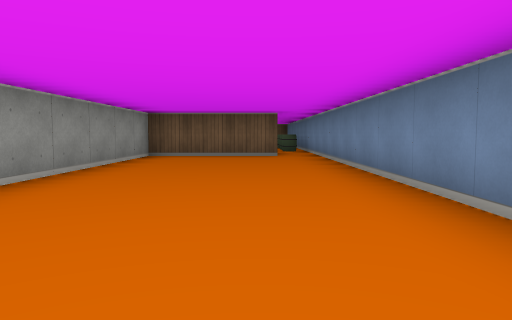
view 1 (above)

21 first-person views from a walk through a cub3D level. The camera is about half as high as the walls, tilts 4° down and sees 70° across. The floor is counted in squares. Each view is taken from the middle of a square. On the plan, view 1 faces up. The plan holds only what a view shows up to about 9 squares ahead; the rest is blank.

view 2
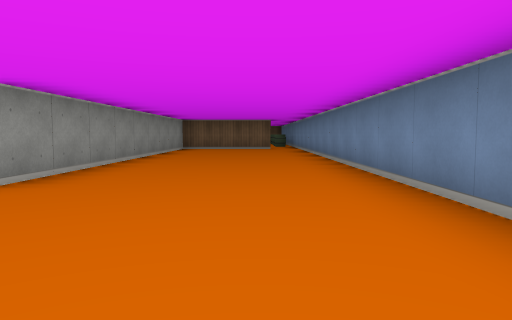

view 3
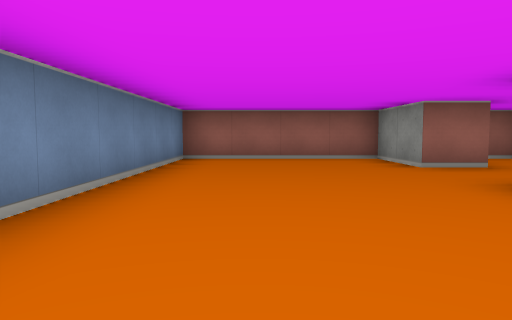

view 4
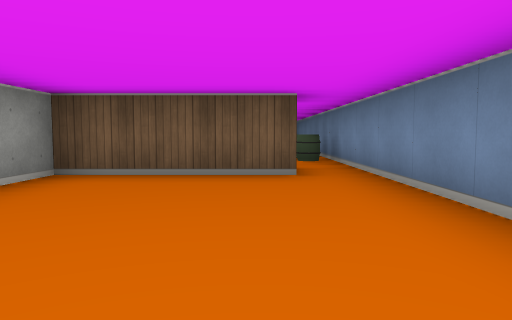

view 5
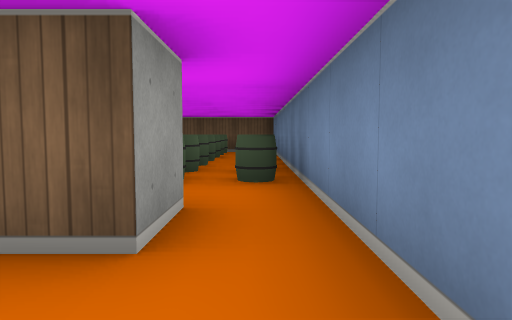

view 6
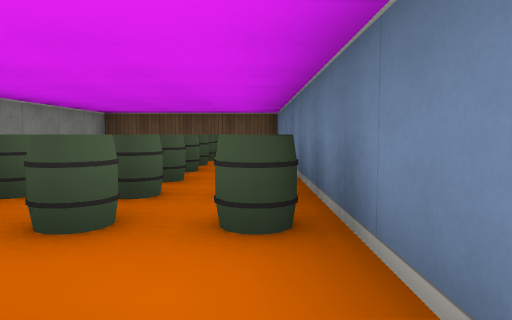

view 7
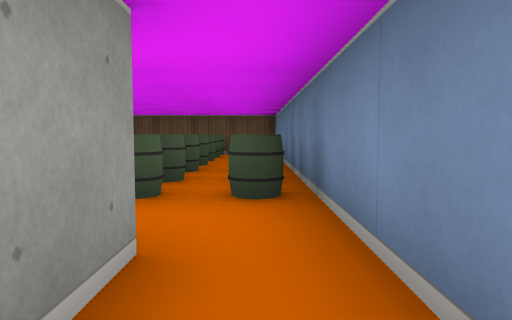

view 8
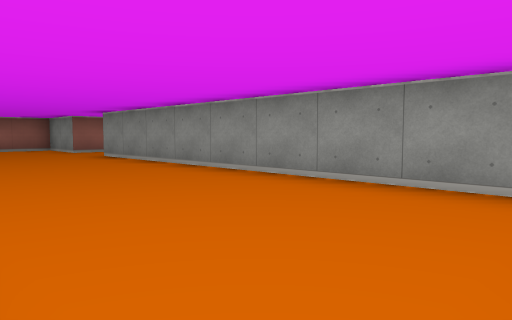

view 9
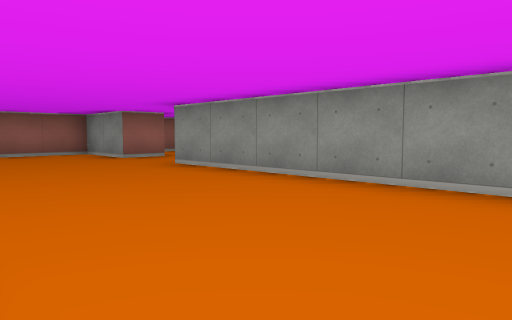

view 10
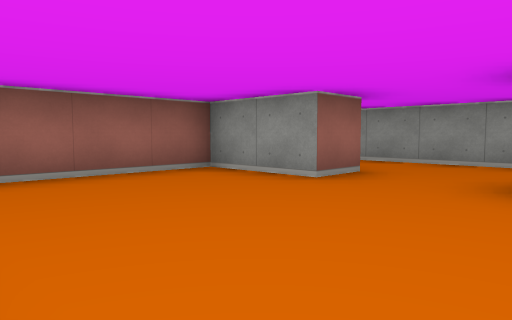

view 11
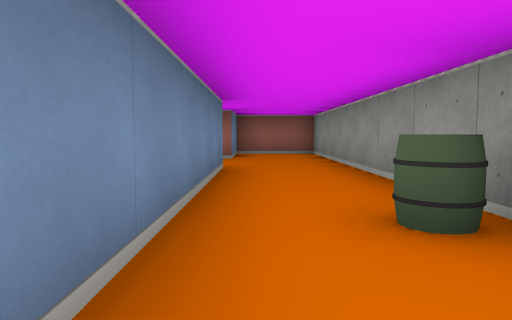

view 12
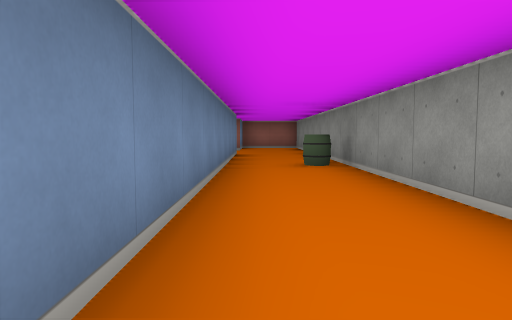

view 13
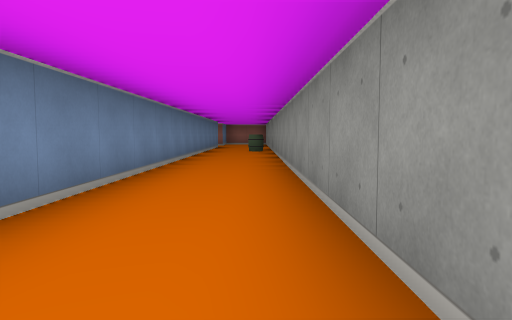

view 14
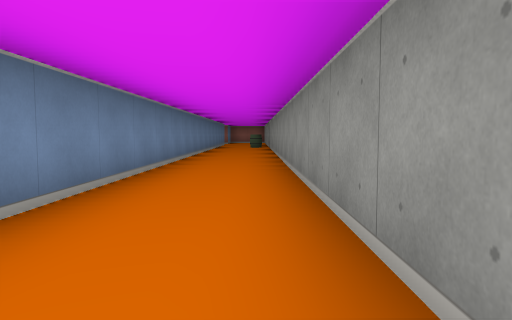

view 15
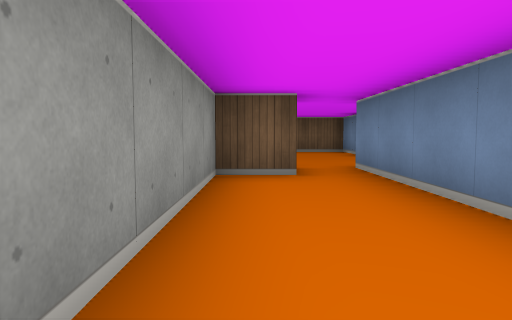

view 16
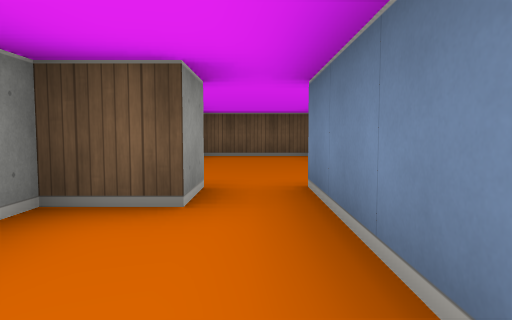

view 17
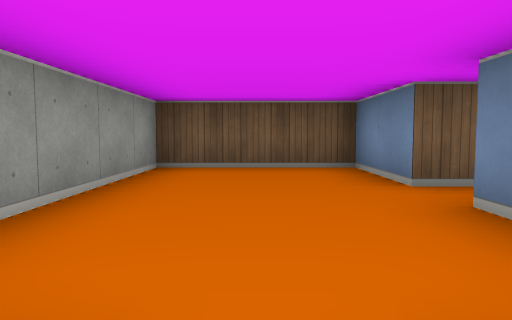

view 18
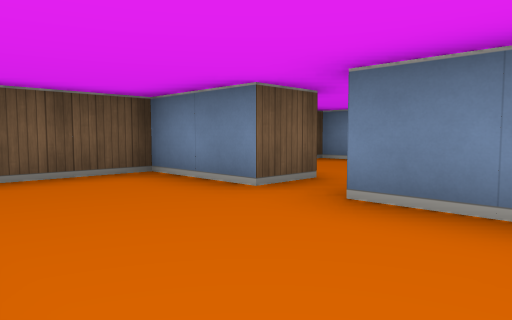

view 19
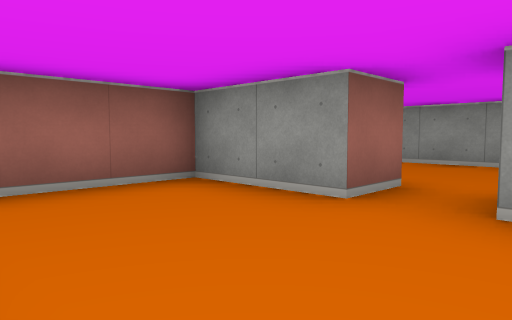

view 20
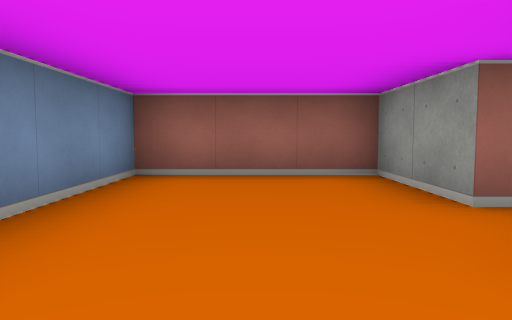

view 21
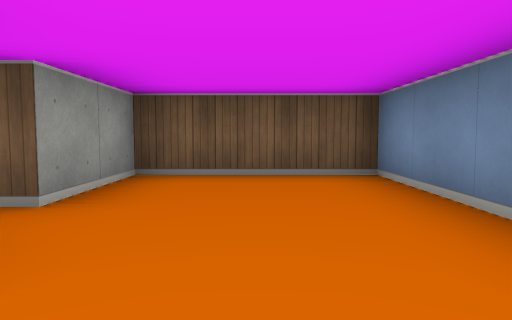

### Floor plan
Ten units are one square. View 1 is at (0, 0); x grows to the right and y downward. Boxes are objects, and circles mark ways between rooms. Rooms are numbered by the first view taken in them; rooms with no view inside come last. Other rooms are left out.
<svg viewBox="-60 -240 80 290">
<path fill="none" stroke="#000" d="M-25 25 -25 45 15 45 15 -95M5 -95 5 -85 -25 -85 -25 5M-35 5 -35 -185M-35 39 -35 25 -25 25M-52 45 -48 45M-45 -185 -45 -175 -55 -175 -55 40M-25 -194 -25 -205 -15 -205M-15 -215 -25 -215 -25 -235 -55 -235 -55 -191M-15 -205 -15 -185 15 -185 15 -235 -15 -235 -15 -215"/>
<rect x="-55" y="-35" width="10" height="10" fill="#bbb"><title>barrel</title></rect>
<circle cx="-30" cy="15" r="3" fill="#2a7"/>
<circle cx="-40" cy="-180" r="3" fill="#2a7"/>
<circle cx="-20" cy="-210" r="3" fill="#2a7"/>
<text x="0" y="-20">1</text>
<text x="-40" y="-60">2</text>
<text x="-40" y="-210">3</text>
<text x="0" y="-210">4</text>
</svg>
Room 1 opens to room 2. Room 2 opens to room 3. Room 3 opens to room 4.

Where each view was taken, in squares from view 1:
view 1: 0 up, 0 right, facing up
view 2: 4 down, 0 right, facing up
view 3: 3 up, 0 right, facing down
view 4: 4 up, 0 right, facing up
view 5: 7 up, 1 right, facing up
view 6: 9 up, 1 right, facing up
view 7: 8 up, 1 right, facing up
view 8: 8 up, 1 right, facing down-left
view 9: 5 up, 1 right, facing down-left
view 10: 0 up, 1 right, facing down-left
view 11: 5 up, 4 left, facing down
view 12: 9 up, 4 left, facing down
view 13: 14 up, 5 left, facing down
view 14: 17 up, 5 left, facing down
view 15: 13 up, 5 left, facing up
view 16: 15 up, 4 left, facing up
view 17: 18 up, 4 left, facing up
view 18: 19 up, 5 left, facing up-right
view 19: 22 up, 1 right, facing down-left
view 20: 23 up, 0 right, facing down
view 21: 19 up, 0 right, facing up
